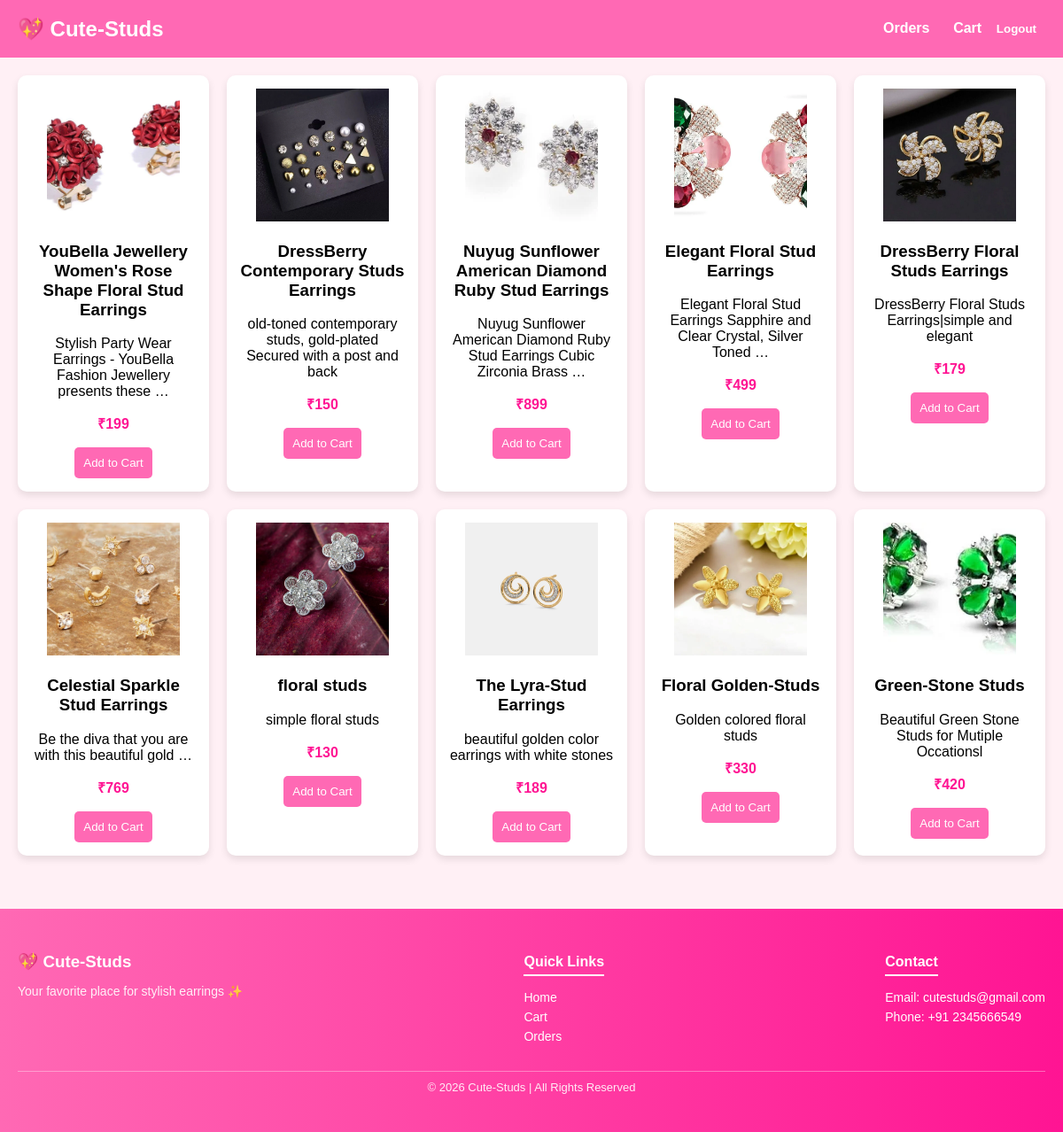
Screenshot of /home/ (signed in) with the database file from the repository.
### cutestore/models.py (models this page shows, shortened)
class Product(models.Model):
    name = models.CharField(max_length=100)
    price = models.IntegerField()
    description = models.TextField()
    image = models.ImageField(upload_to='products/')

### cutestore/views.py (the view)
# urls.py: 2. Add a URL to urlpatterns:  path('', views.home, name='home')
@login_required(login_url='/')
def home(request):
    products = Product.objects.all()
    return render(request, 'home.html', {'products': products})

### cutestore/templates/home.html (shortened to what this page needs)
{% load static %}
<!DOCTYPE html>
<html>
<head>
     <link rel="stylesheet" href="{% static 'footer.css' %}">
</head>
<body>
<header class="navbar">
    <div class="logo">💖 Cute-Studs</div>
    <div class="nav-links">
        <a href="/orders/"> Orders</a>
        <a href="/cart/"> Cart</a>
        <form action="{% url 'logout' %}" method="POST" style="display:inline;">
    <button type="submit" style="background:none;border:none;color:white;font-weight:bold;cursor:pointer;">
        Logout
    </button>
</form>
    </div>
</header>
<div class="container">
{% for product in products %}
    <div class="card">
        <img src="{{ product.image.url }}">
        <h3>{{ product.name }}</h3>
        <p>{{ product.description|truncatewords:10 }}</p>
        <p class="price">₹{{ product.price }}</p>
        <a href="{% url 'add_to_cart' product.id %}">
            <button>Add to Cart</button>
        </a>
    </div>
{% endfor %}
</div>
<footer class="footer">
    <div class="footer-container">
        <div class="footer-left">
            <h3>💖 Cute-Studs</h3>
            <p>Your favorite place for stylish earrings ✨</p>
        </div>
        <div class="footer-links">
            <h4>Quick Links</h4>
            <a href="/">Home</a>
            <a href="/cart/">Cart</a>
            <a href="/orders/">Orders</a>
        </div>
        <div class="footer-contact">
            <h4>Contact</h4>
            <p>Email: cutestuds@gmail.com</p>
            <p>Phone: +91 2345666549</p>
        </div>
    </div>
    <p class="footer-bottom">
        © 2026 Cute-Studs | All Rights Reserved
    </p>
</footer>
</body>
</html>

### cutestore/static/footer.css (style rules this page uses)
.footer { background: linear-gradient(to right, #ff69b4, #ff1493); color: white; padding: 30px 20px; margin-top: 40px; }
.footer-container { display: flex; justify-content: space-between; align-items: flex-start; flex-wrap: wrap; gap: 20px; }
.footer-left h3 { margin-bottom: 10px; }
.footer-left p { font-size: 14px; opacity: 0.9; }
.footer-links h4, .footer-contact h4 { margin-bottom: 10px; border-bottom: 2px solid white; display: inline-block; padding-bottom: 5px; }
.footer-links a { display: block; color: white; text-decoration: none; margin: 6px 0; font-size: 14px; transition: 0.3s; }
.footer-contact p { margin: 6px 0; font-size: 14px; }
.footer-bottom { text-align: center; margin-top: 25px; font-size: 13px; border-top: 1px solid rgba(255,255,255,0.4); padding-top: 10px; opacity: 0.9; }

### cutestore/templates/home.html (style rules this page uses)
body { font-family: Arial; background-color: #fff0f5; margin: 0; }
header { background-color: #ff69b4; color: white; padding: 15px; text-align: center; font-size: 24px; }
.container { display: grid; grid-template-columns: repeat(5, 1fr); gap: 20px; padding: 20px; }
.card { background: white; padding: 15px; border-radius: 10px; box-shadow: 0 4px 8px rgba(0,0,0,0.1); text-align: center; }
.card img { width: 150px; height:150px; object-fit: cover; }
.price { color: #ff1493; font-weight: bold; }
button { background-color: #ff69b4; color: white; border: none; padding: 10px; border-radius: 5px; cursor: pointer; }
.navbar { display: flex; justify-content: space-between; align-items: center; background-color: #ff69b4; padding: 15px 20px; }
.logo { color: white; font-size: 24px; font-weight: bold; }
.nav-links a { color: white; text-decoration: none; margin-left: 20px; font-size: 16px; font-weight: bold; }

### rows the page displays
Product: image (picture), name "YouBella Jewellery Women's Rose Shape Floral Stud Earrings", description "Stylish Party Wear Earrings - YouBella Fashion Jewellery presents these …", price "199"
Product: image (picture), name "DressBerry Contemporary Studs Earrings", description "old-toned contemporary studs, gold-plated Secured with a post and back", price "150"
Product: image (picture), name "Nuyug Sunflower American Diamond Ruby Stud Earrings", description "Nuyug Sunflower American Diamond Ruby Stud Earrings Cubic Zirconia Brass …", price "899"
Product: image (picture), name "Elegant Floral Stud Earrings", description "Elegant Floral Stud Earrings Sapphire and Clear Crystal, Silver Toned …", price "499"
Product: image (picture), name "DressBerry Floral Studs Earrings", description "DressBerry Floral Studs Earrings|simple and elegant", price "179"
Product: image (picture), name "Celestial Sparkle Stud Earrings", description "Be the diva that you are with this beautiful gold …", price "769"
Product: image (picture), name "floral studs", description "simple floral studs", price "130"
Product: image (picture), name "The Lyra-Stud Earrings", description "beautiful golden color earrings with white stones", price "189"
Product: image (picture), name "Floral Golden-Studs", description "Golden colored floral studs", price "330"
Product: image (picture), name "Green-Stone Studs", description "Beautiful Green Stone Studs for Mutiple Occationsl", price "420"
